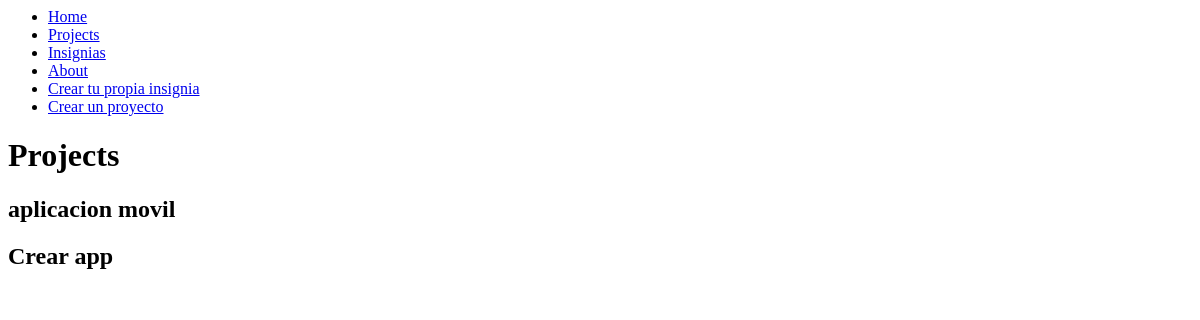
The app's page /projects/, older data.
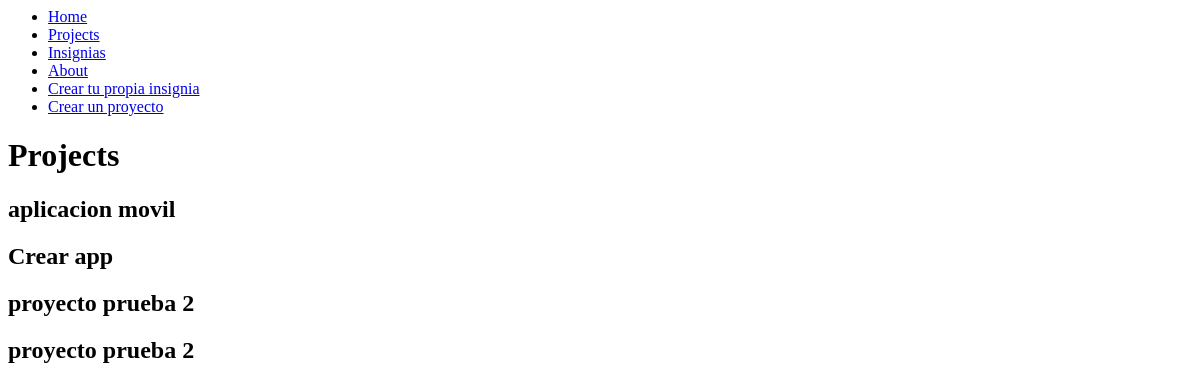
The same page, newer data.
### myapp/models.py (models this page shows, shortened)
class Project(models.Model):
    name = models.CharField(max_length=200)

### myapp/views.py (the view)
# urls.py: path('projects/', views.projects, name="projects"),
def projects(request):
    projects = Project.objects.all()
    return render(request, 'projects.html', {
        'projects' : projects
    })

### myapp/templates/projects.html (shortened to what this page needs)
{% extends 'base.html' %}
{% block content %}
<h1>Projects</h1>
{% for project in projects %}
<article>
    <h1>{{project.name}}</h1>
</article>
{% endfor %}
{% endblock %}

### myapp/templates/base.html
<nav>
    <ul>
        <li>
            <a href="{% url 'home' %}">Home</a>
        </li>
        <li>
            <a href="{% url 'projects' %}">Projects</a>
        </li>
        <li>
            <a href="{% url 'insignias' %}">Insignias</a>
        </li>
        <li>
            <a href="{% url 'about' %}">About</a>
        </li>
        <li>
            <a href="{% url 'crear_insignia' %}">Crear tu propia insignia</a>
        </li>
        <li>
            <a href="{% url 'crear_proyecto' %}">Crear un proyecto</a>
        </li>
    </ul>
</nav>
{% block content %}
{% endblock %}

Row changes from the older to the newer data that the page shows:
added Project: name "proyecto prueba 2"
added Project: name "proyecto prueba 2"
